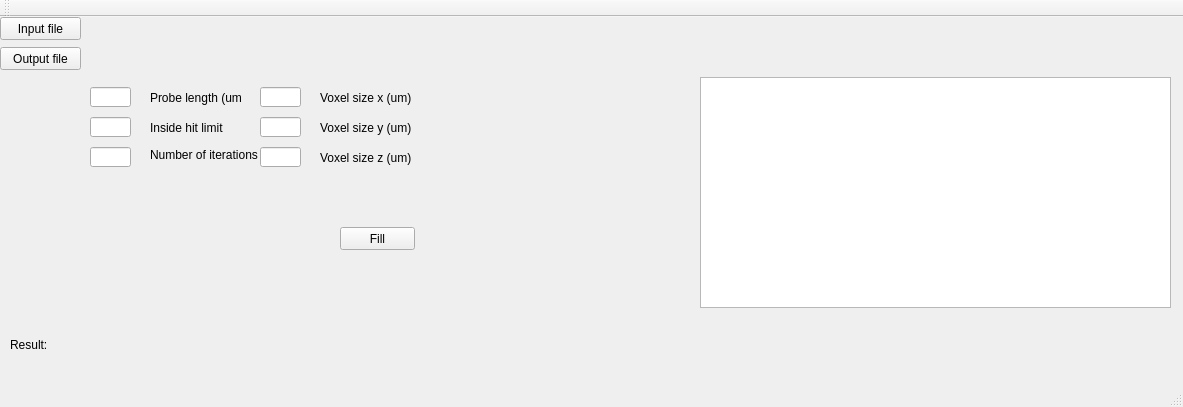
<?xml version="1.0" encoding="UTF-8"?>
<ui version="4.0">
 <class>MainWindow</class>
 <widget class="QMainWindow" name="MainWindow">
  <property name="geometry">
   <rect>
    <x>0</x>
    <y>0</y>
    <width>1183</width>
    <height>407</height>
   </rect>
  </property>
  <property name="windowTitle">
   <string>Filling</string>
  </property>
  <widget class="QWidget" name="centralWidget">
   <widget class="QPushButton" name="pushButtonInFile">
    <property name="geometry">
     <rect>
      <x>0</x>
      <y>0</y>
      <width>81</width>
      <height>23</height>
     </rect>
    </property>
    <property name="text">
     <string>Input file</string>
    </property>
   </widget>
   <widget class="QLabel" name="labelInFile">
    <property name="geometry">
     <rect>
      <x>90</x>
      <y>0</y>
      <width>1081</width>
      <height>21</height>
     </rect>
    </property>
    <property name="text">
     <string/>
    </property>
   </widget>
   <widget class="QLabel" name="labelOutFile">
    <property name="geometry">
     <rect>
      <x>90</x>
      <y>30</y>
      <width>1081</width>
      <height>21</height>
     </rect>
    </property>
    <property name="text">
     <string/>
    </property>
   </widget>
   <widget class="QPushButton" name="pushButtonOutFile">
    <property name="geometry">
     <rect>
      <x>0</x>
      <y>30</y>
      <width>81</width>
      <height>23</height>
     </rect>
    </property>
    <property name="text">
     <string>Output file</string>
    </property>
   </widget>
   <widget class="QPushButton" name="pushButtonFill">
    <property name="geometry">
     <rect>
      <x>340</x>
      <y>210</y>
      <width>75</width>
      <height>23</height>
     </rect>
    </property>
    <property name="text">
     <string>Fill</string>
    </property>
   </widget>
   <widget class="QLabel" name="label">
    <property name="geometry">
     <rect>
      <x>10</x>
      <y>320</y>
      <width>41</width>
      <height>16</height>
     </rect>
    </property>
    <property name="text">
     <string>Result:</string>
    </property>
   </widget>
   <widget class="QLabel" name="labelResult">
    <property name="geometry">
     <rect>
      <x>50</x>
      <y>320</y>
      <width>1121</width>
      <height>16</height>
     </rect>
    </property>
    <property name="text">
     <string/>
    </property>
   </widget>
   <widget class="QLineEdit" name="lineEditProbeLen">
    <property name="geometry">
     <rect>
      <x>90</x>
      <y>70</y>
      <width>41</width>
      <height>20</height>
     </rect>
    </property>
   </widget>
   <widget class="QLineEdit" name="lineEditHitLimit">
    <property name="geometry">
     <rect>
      <x>90</x>
      <y>100</y>
      <width>41</width>
      <height>20</height>
     </rect>
    </property>
   </widget>
   <widget class="QLabel" name="label_2">
    <property name="geometry">
     <rect>
      <x>150</x>
      <y>70</y>
      <width>91</width>
      <height>21</height>
     </rect>
    </property>
    <property name="text">
     <string>Probe length (um)</string>
    </property>
   </widget>
   <widget class="QLabel" name="label_3">
    <property name="geometry">
     <rect>
      <x>150</x>
      <y>100</y>
      <width>331</width>
      <height>21</height>
     </rect>
    </property>
    <property name="text">
     <string>Inside hit limit</string>
    </property>
   </widget>
   <widget class="QLabel" name="label_5">
    <property name="geometry">
     <rect>
      <x>150</x>
      <y>130</y>
      <width>261</width>
      <height>16</height>
     </rect>
    </property>
    <property name="text">
     <string>Number of iterations</string>
    </property>
   </widget>
   <widget class="QLineEdit" name="lineEditNiter">
    <property name="geometry">
     <rect>
      <x>90</x>
      <y>130</y>
      <width>41</width>
      <height>20</height>
     </rect>
    </property>
   </widget>
   <widget class="QTextEdit" name="textEdit">
    <property name="geometry">
     <rect>
      <x>700</x>
      <y>60</y>
      <width>471</width>
      <height>231</height>
     </rect>
    </property>
   </widget>
   <widget class="QLineEdit" name="lineEditVoxelsize_x">
    <property name="geometry">
     <rect>
      <x>260</x>
      <y>70</y>
      <width>41</width>
      <height>20</height>
     </rect>
    </property>
    <property name="text">
     <string/>
    </property>
   </widget>
   <widget class="QLineEdit" name="lineEditVoxelsize_z">
    <property name="geometry">
     <rect>
      <x>260</x>
      <y>130</y>
      <width>41</width>
      <height>20</height>
     </rect>
    </property>
   </widget>
   <widget class="QLabel" name="label_voxel_x">
    <property name="geometry">
     <rect>
      <x>320</x>
      <y>70</y>
      <width>101</width>
      <height>21</height>
     </rect>
    </property>
    <property name="text">
     <string>Voxel size x (um)</string>
    </property>
   </widget>
   <widget class="QLabel" name="label_voxel_z">
    <property name="geometry">
     <rect>
      <x>320</x>
      <y>130</y>
      <width>101</width>
      <height>21</height>
     </rect>
    </property>
    <property name="text">
     <string>Voxel size z (um)</string>
    </property>
   </widget>
   <widget class="QLineEdit" name="lineEditVoxelsize_y">
    <property name="geometry">
     <rect>
      <x>260</x>
      <y>100</y>
      <width>41</width>
      <height>20</height>
     </rect>
    </property>
    <property name="text">
     <string/>
    </property>
   </widget>
   <widget class="QLabel" name="label_voxel_y">
    <property name="geometry">
     <rect>
      <x>320</x>
      <y>100</y>
      <width>101</width>
      <height>21</height>
     </rect>
    </property>
    <property name="text">
     <string>Voxel size y (um)</string>
    </property>
   </widget>
  </widget>
  <widget class="QMenuBar" name="menuBar">
   <property name="geometry">
    <rect>
     <x>0</x>
     <y>0</y>
     <width>1183</width>
     <height>18</height>
    </rect>
   </property>
  </widget>
  <widget class="QToolBar" name="mainToolBar">
   <attribute name="toolBarArea">
    <enum>TopToolBarArea</enum>
   </attribute>
   <attribute name="toolBarBreak">
    <bool>false</bool>
   </attribute>
  </widget>
  <widget class="QStatusBar" name="statusBar"/>
 </widget>
 <layoutdefault spacing="6" margin="11"/>
 <resources/>
 <connections>
  <connection>
   <sender>pushButtonInFile</sender>
   <signal>clicked()</signal>
   <receiver>MainWindow</receiver>
   <slot>inFileSelecter()</slot>
   <hints>
    <hint type="sourcelabel">
     <x>45</x>
     <y>54</y>
    </hint>
    <hint type="destinationlabel">
     <x>150</x>
     <y>160</y>
    </hint>
   </hints>
  </connection>
  <connection>
   <sender>pushButtonOutFile</sender>
   <signal>clicked()</signal>
   <receiver>MainWindow</receiver>
   <slot>outFileSelecter()</slot>
   <hints>
    <hint type="sourcelabel">
     <x>18</x>
     <y>84</y>
    </hint>
    <hint type="destinationlabel">
     <x>58</x>
     <y>181</y>
    </hint>
   </hints>
  </connection>
  <connection>
   <sender>pushButtonFill</sender>
   <signal>clicked()</signal>
   <receiver>MainWindow</receiver>
   <slot>filler()</slot>
   <hints>
    <hint type="sourcelabel">
     <x>300</x>
     <y>211</y>
    </hint>
    <hint type="destinationlabel">
     <x>378</x>
     <y>198</y>
    </hint>
   </hints>
  </connection>
 </connections>
 <slots>
  <slot>inFileSelecter()</slot>
  <slot>outFileSelecter()</slot>
  <slot>filler()</slot>
 </slots>
</ui>
